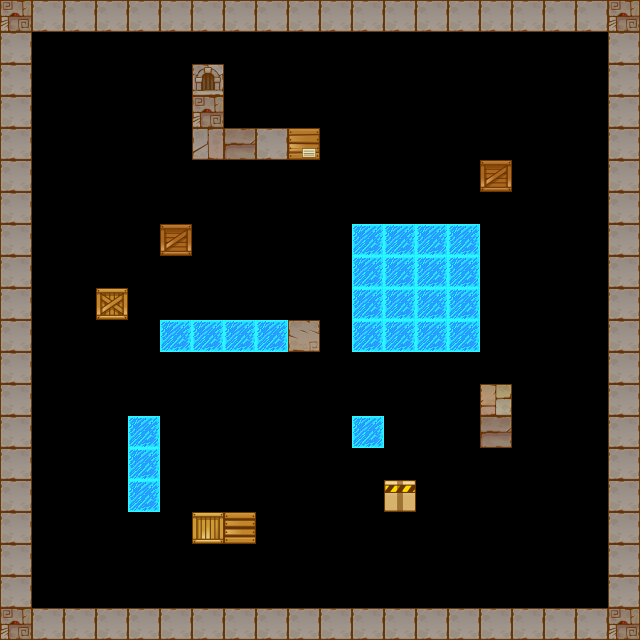

Tiled map render using the project's own tile images. Description and the map definition, with tile-layer contents summarised, below:
An orthogonal 20x20 tile map with 32x32 px tiles, 3 tile layers (blocked, movable, sliding), 2 hidden layers not drawn.

<map version="1.0" orientation="orthogonal" width="20" height="20" tilewidth="32" tileheight="32">
 <tileset firstgid="1" name="tiles2" tilewidth="32" tileheight="32" spacing="2" margin="2">
  <image source="tiles2.png" width="256" height="512" />
 </tileset>
 <layer name="blocked" width="20" height="20">
  <data>[400 cells, 84 non-empty, 7 distinct tile ids]</data>
 </layer>
 <layer name="movable" width="20" height="20">
  <data>[400 cells, 7 non-empty, 6 distinct tile ids]</data>
 </layer>
 <layer name="sliding" width="20" height="20">
  <data>[400 cells, 24 non-empty, 1 distinct tile ids]</data>
 </layer>
 <layer name="item" width="20" height="20" visible="0">
  <data>[400 cells, 0 non-empty, 0 distinct tile ids]</data>
 </layer>
 <layer name="entity" width="20" height="20" visible="0">
  <data>[400 cells, 0 non-empty, 0 distinct tile ids]</data>
 </layer>
</map>